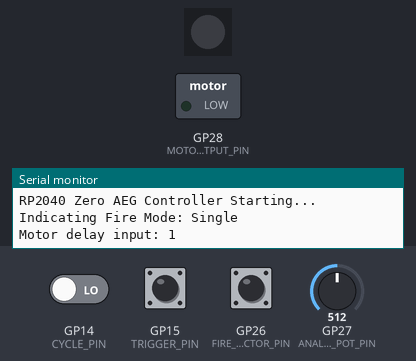
Recording of a program running on a simulated Raspberry Pi Pico. Shown: 1 RGB LEDs in strip order, left to right, switched loads named in the program (green lamp = pin HIGH), the last lines printed to the serial monitor. The inputs (shaded band) are chosen by the test bench; at power-on: GP15 (TRIGGER_PIN) LOW, GP26 (FIRE_SELECTOR_PIN) LOW, GP14 (CYCLE_PIN) LOW, GP27 (ANALOG_POT_PIN) = 512 (analog values on the 0–1023 scale). Dim RGB values are drawn brighter than linear.

Above: at 1.5 s.
1.6 s: GP15 (TRIGGER_PIN) driven HIGH
At 2.8 s:
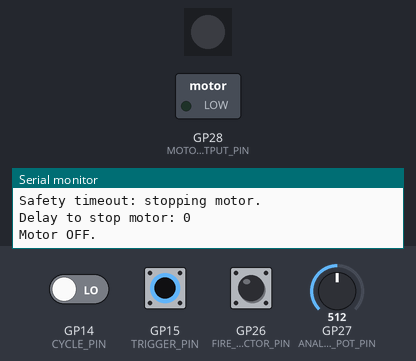
3.2 s: GP26 (FIRE_SELECTOR_PIN) pulled HIGH for 0.15 s
At 3.3 s:
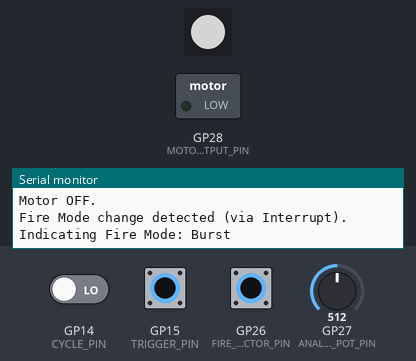
6.3 s: GP26 (FIRE_SELECTOR_PIN) pulled HIGH for 1 s
At 8.8 s:
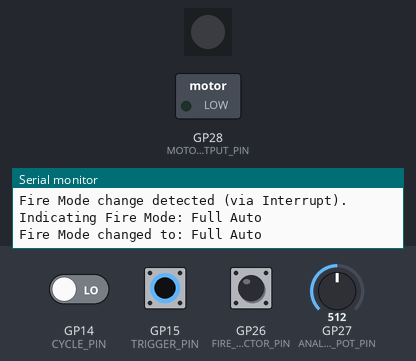
9.6 s: GP15 (TRIGGER_PIN) pulsed LOW 2 times (0.12 s each, 0.3 s apart)
At 11.1 s:
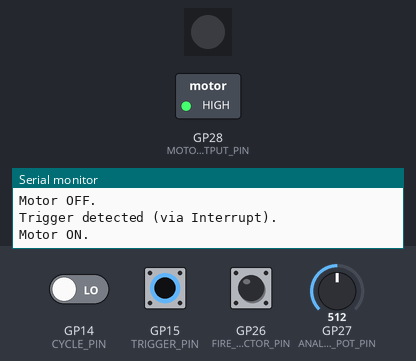
11.7 s: GP26 (FIRE_SELECTOR_PIN) pulled HIGH for 0.15 s
At 11.8 s:
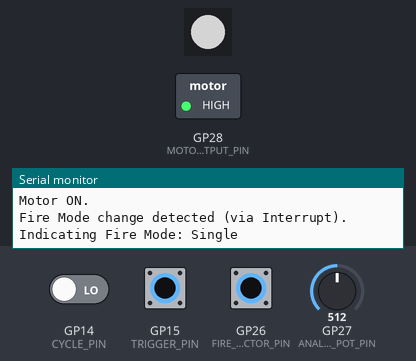
Timing chart, 0 to 14.4 s (numbered marks = the images above; inputs shaded):
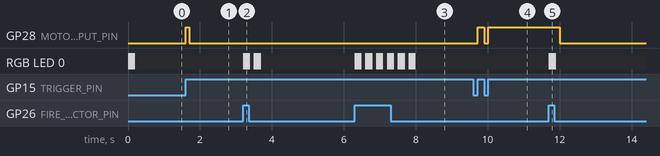

Measured:
- after the input at 1.6 s, GP28 (MOTOR_OUTPUT_PIN): LOW → HIGH at once, → LOW 0.10 s later
- after the input at 3.2 s, RGB LED 0: alternates RGB(128, 128, 128) for 0.20 s and off for 0.10 s, 4 changes in all, then stays off, starting at once
- after the input at 6.3 s, RGB LED 0: alternates RGB(128, 128, 128) for 0.20 s and off for 0.10 s, 12 changes in all, then stays off, starting at once
- after the input at 9.6 s, GP28 (MOTOR_OUTPUT_PIN): LOW → HIGH after 0.12 s, → LOW 0.18 s later, → HIGH 0.12 s later
- after the input at 11.7 s, GP28 (MOTOR_OUTPUT_PIN): HIGH → LOW after 0.30 s; RGB LED 0: off → RGB(128, 128, 128) at once, → off 0.20 s later

The program:

main.cpp
```cpp
// Ensure you have the 'Arduino Mbed OS RP2040 Boards' or similar RP2040 core installed
// For PlatformIO:
// platform = https://github.com/maxgerhardt/platform-raspberrypi.git#feature/rp2040-earlephilhower-2.x
// board = rpi-pico
// framework = arduino
#include <Arduino.h>
#include <Adafruit_NeoPixel.h>

#define DEBUG_MODE

// --- Pin Definitions ---
// Input pins are configured with INPUT_PULLDOWN, so switches pull HIGH (to 3.3V) when pressed.
const int TRIGGER_PIN = 15;       // Example GPIO14 - Abzug
const int CYCLE_PIN = 14;         // Example GPIO12 - Zyklus-Sensor
const int ANALOG_POT_PIN = 27;    // Example GPIO26 - Analog input for Potentiometer (ADC0)
const int FIRE_SELECTOR_PIN = 26;  // Example GPIO5 - Feuermodus-Schalter
const int MOTOR_OUTPUT_PIN = 28;  // Example GPIO15 - Motorsteuerung

const int ONBOARD_LED_PIN = 16;   // RP2040 Zero Onboard LED (GPIO25 on Pico/Zero)
Adafruit_NeoPixel pixel;

// --- Fire Mode Definitions ---
enum FireMode {
  SINGLE_SHOT = 0,
  BURST_3_SHOT = 1,
  FULL_AUTO = 2
};

const char* FIRE_MODE_NAMES[] = {"Single", "Burst", "Full Auto"};
FireMode currentFireMode = SINGLE_SHOT; // Default: Single shot (resets on power cycle)

// --- Volatile Variables for Shoot Control (retain values in Sleep Mode) ---
volatile int shotsToFire = 0;
volatile bool triggerDetected = false;
volatile bool cycleDetected = false;
volatile bool fireSelectorDetected = false;

bool motorRunning = false;
unsigned long motorStartTime = 0;
const long MAX_SHOT_DURATION_MS = 100; // Max motor run duration for safety

// --- Motor Delay from Potentiometer ---
int postCycleMotorDelayMs = 1; // Default value, will be updated by pot
const int MIN_DELAY_MS = 1;
const int MAX_DELAY_MS = 100;

// --- Function Forward Declarations ---
void startMotor();
void stopMotor(int delayMs = 0);
void indicateFireMode(FireMode mode);
void updateMotorDelayFromPot();
void SerialPrintLn(String s);
void SerialPrint(String s);

// --- Interrupt Service Routines (ISRs) ---
// ISRs should be minimal: just set a flag to be handled in loop().
void handleTriggerInterrupt() {
  static unsigned long lastInterruptTime = 0;
  if (millis() - lastInterruptTime > 30) { // 50ms debounce
    if (digitalRead(TRIGGER_PIN) == HIGH) { // Trigger pressed (pulls HIGH)
      triggerDetected = true;
    }
    lastInterruptTime = millis();
  }
}

void handleCycleInterrupt() {
  static unsigned long lastInterruptTime = 0;
  if (millis() - lastInterruptTime > 10) { // 20ms debounce
    if (digitalRead(CYCLE_PIN) == HIGH) { // Cycle sensor active (pulls HIGH)
      cycleDetected = true;
    }
    lastInterruptTime = millis();
  }
}

void handleFireSelectorInterrupt() {
  static unsigned long lastInterruptTime = 0;
  if (millis() - lastInterruptTime > 200) { // 200ms debounce for mode switch
    if (digitalRead(FIRE_SELECTOR_PIN) == HIGH) { // Switch pressed (pulls HIGH)
      fireSelectorDetected = true;
    }
    lastInterruptTime = millis();
  }
}


void setup() {
  #ifdef DEBUG_MODE
    Serial.begin(115200);
    Serial.println("\nRP2040 Zero AEG Controller Starting...");
  #endif

  pixel = Adafruit_NeoPixel(1, ONBOARD_LED_PIN, NEO_GRB + NEO_KHZ800);
  pixel.begin();
  pixel.clear();

  // Initialize Pins with INPUT_PULLDOWN, as switches pull HIGH
  pinMode(TRIGGER_PIN, INPUT_PULLDOWN);
  pinMode(CYCLE_PIN, INPUT_PULLDOWN);
  pinMode(FIRE_SELECTOR_PIN, INPUT_PULLDOWN);
  pinMode(MOTOR_OUTPUT_PIN, OUTPUT);
  pinMode(ONBOARD_LED_PIN, OUTPUT);

  digitalWrite(MOTOR_OUTPUT_PIN, LOW); // Motor initially off
  digitalWrite(ONBOARD_LED_PIN, LOW);  // LED initially off (HIGH for ON)

  // Initialize analog pin
  analogReadResolution(10); // 10-bit resolution for ADC (0-1023)

  // Attach Interrupts - RP2040 allows GPIO wake-up from Sleep Mode
  attachInterrupt(digitalPinToInterrupt(TRIGGER_PIN), handleTriggerInterrupt, RISING); // Trigger on HIGH edge (button press)
  attachInterrupt(digitalPinToInterrupt(CYCLE_PIN), handleCycleInterrupt, RISING);     // Cycle sensor active (on HIGH edge)
  attachInterrupt(digitalPinToInterrupt(FIRE_SELECTOR_PIN), handleFireSelectorInterrupt, RISING); // Mode switch (on HIGH edge)

  indicateFireMode(currentFireMode); // Show initial mode

  updateMotorDelayFromPot(); // Read initial delay from pot
}


void loop() {
  // Update motor delay from potentiometer regularly
  updateMotorDelayFromPot();

  // --- Process Interrupt Flags ---
  if (triggerDetected) {
    triggerDetected = false; // Reset flag
    SerialPrintLn("Trigger detected (via Interrupt).");
    if (!motorRunning) {
      if (currentFireMode == SINGLE_SHOT && shotsToFire == 0) {
        shotsToFire = 1;
        startMotor();
      } else if (currentFireMode == BURST_3_SHOT && shotsToFire == 0) {
        shotsToFire = 3;
        startMotor();
      } else if (currentFireMode == FULL_AUTO) {
        shotsToFire = 1; // Always 1, will be continuously requested
        startMotor();
      }
    }
  }

  if (cycleDetected) {
    cycleDetected = false; // Reset flag
    SerialPrintLn("Cycle detected (via Interrupt).");
    if (motorRunning) {
      if (currentFireMode == FULL_AUTO && digitalRead(TRIGGER_PIN) == HIGH) { // Trigger still pressed
        shotsToFire = 1; // Request next shot
      } else {
        shotsToFire = max(0, shotsToFire - 1);
      }

      if (shotsToFire == 0) {
        stopMotor(postCycleMotorDelayMs); // Stop motor after delay
      } else {
        SerialPrintLn("Next shot requested. Motor stays ON.");
      }
    }
  }

  if (fireSelectorDetected) {
    fireSelectorDetected = false; // Reset flag
    SerialPrintLn("Fire Mode change detected (via Interrupt).");
    currentFireMode = (FireMode)((currentFireMode + 1) % 3);
    indicateFireMode(currentFireMode);
    SerialPrint("Fire Mode changed to: ");
    SerialPrintLn(FIRE_MODE_NAMES[currentFireMode]);
  }

  // --- Logic for Trigger Release in Full Auto (Polling, as ISR only on RISING) ---
  // If trigger is released (pin goes from HIGH to LOW) and Full Auto is active
  if (currentFireMode == FULL_AUTO && digitalRead(TRIGGER_PIN) == LOW && motorRunning && shotsToFire > 0) {
      SerialPrintLn("Full Auto: Trigger released. Stopping next shots.");
      shotsToFire = 0; // Stops further shot requests
      stopMotor();
  }

  // --- Safety Timeout for Motor ---
  if (motorRunning && currentFireMode != FULL_AUTO) {
    if (millis() - motorStartTime >= (MAX_SHOT_DURATION_MS * shotsToFire))
    {
      SerialPrintLn("Safety timeout: stopping motor.");
      shotsToFire = 0; // Reset counter
      stopMotor();
    }
  }

  // --- Sleep Mode Logic ---
  // If no motor running and no shots pending, go into sleep mode
  if (!motorRunning && shotsToFire == 0) {
    // RP2040 Sleep Mode keeps RAM contents and wakes from GPIO.
    // The `sleep_ms(0)` effectively yields control and allows the system to enter a low-power state.
    // It's less aggressive than `Dormant` mode (which resets the chip).
    // Serial.println("Entering RP2040 Sleep Mode...");
    // Serial.flush(); // Ensure serial output is sent
    // The `tight_loop_contents()` often includes `yield()` or similar for power saving.
    // Explicitly calling `sleep_ms()` for a short duration or `__WFI()` (Wait For Interrupt)
    // is common in Pico SDK, but Arduino loop's implicit yield/idle management can be enough.
    // For a simple loop that enters sleep when idle, just let the loop continue with `delay(1)`
    // and rely on the core's power management, or use a more explicit sleep like this:
    // sleep_ms(0); // Effectively yields and can enter low power if no tasks are pending.
    // __WFI(); // Wait For Interrupt - a direct way to halt CPU until an interrupt occurs.
    // This is often within the `yield()` function or core's idle loop.
    // For Arduino, just keeping the loop minimal and letting `delay(1)` handle yielding is typical.
    // If you need more aggressive sleep:
    // sleep_run_from_rosc(); // If no precise timing needed during sleep (RTC accurate clock needed otherwise)
    // sleep_goto_sleep_until(timer_us_32() + 1000); // Wake up in 1ms
    // For this simple application, relying on the background power management and interrupt wake is often sufficient.
    delay(1); // Small delay to allow background tasks and system to go idle
  } else {
    delay(1); // Standard delay when active
  }
}

// --- Function Implementations ---

void startMotor() {
  if (!motorRunning) {
    digitalWrite(MOTOR_OUTPUT_PIN, HIGH);
    motorRunning = true;
    motorStartTime = millis();
    SerialPrintLn("Motor ON.");
  }
}

void stopMotor(int delayMs) {
  SerialPrint("Delay to stop motor: ");
  SerialPrintLn(String(delayMs));
  if (delayMs > 0) {
    unsigned long stopTime = millis() + delayMs;
    // Wait for delay, but continuously check trigger for full auto
    while(millis() < stopTime) {
        if (currentFireMode == FULL_AUTO && digitalRead(TRIGGER_PIN) == HIGH) { // If trigger re-pressed
            SerialPrintLn("Trigger re-pressed during stop delay (Full Auto). Motor stays ON.");
            return; // Motor stays on, stop request ignored
        }
        yield(); // Allow other tasks/interrupts
    }
  }

  if (motorRunning) { // Only stop if it's currently running
    digitalWrite(MOTOR_OUTPUT_PIN, LOW);
    motorRunning = false;
    shotsToFire = 0; // Reset after stopping
    SerialPrintLn("Motor OFF.");
  }
}

void indicateFireMode(FireMode mode) {
  int blinks = 0;
  switch (mode) {
    case SINGLE_SHOT: blinks = 1; break;
    case BURST_3_SHOT: blinks = 2; break;
    case FULL_AUTO: blinks = 6; break;
  }

  SerialPrint("Indicating Fire Mode: ");
  SerialPrintLn(FIRE_MODE_NAMES[mode]);

  for (int i = 0; i < blinks; i++) {
    pixel.clear();
    pixel.fill(pixel.Color(128, 128, 128));
    pixel.show();
    // digitalWrite(ONBOARD_LED_PIN, HIGH); // LED ON
    delay(200);
    // digitalWrite(ONBOARD_LED_PIN, LOW);  // LED OFF
    pixel.clear();
    pixel.fill(pixel.Color(0, 0, 0));
    pixel.show();
    delay(100);
  }
  // digitalWrite(ONBOARD_LED_PIN, LOW); // Ensure LED is off at the end
  pixel.clear();
}

void updateMotorDelayFromPot() {
  int analogValue = map(analogRead(ANALOG_POT_PIN), 0, 1023, MIN_DELAY_MS, MAX_DELAY_MS);
  if (analogValue != postCycleMotorDelayMs) {
    SerialPrint("Motor delay input: ");
    SerialPrintLn(String(postCycleMotorDelayMs));
    postCycleMotorDelayMs = analogValue;
  }

  // Map analog value (0-1023 for 10-bit ADC) to desired delay range (1-100 ms)

  // Optional: Serial.printf("Pot Value: %d -> Delay: %d ms\n", analogValue, postCycleMotorDelayMs);
}

void SerialPrintLn(String s) {
  SerialPrint(s);
  SerialPrint("\n");
}

void SerialPrint(String s) {
  #ifdef DEBUG_MODE
    Serial.print(s);
  #endif
}
```
